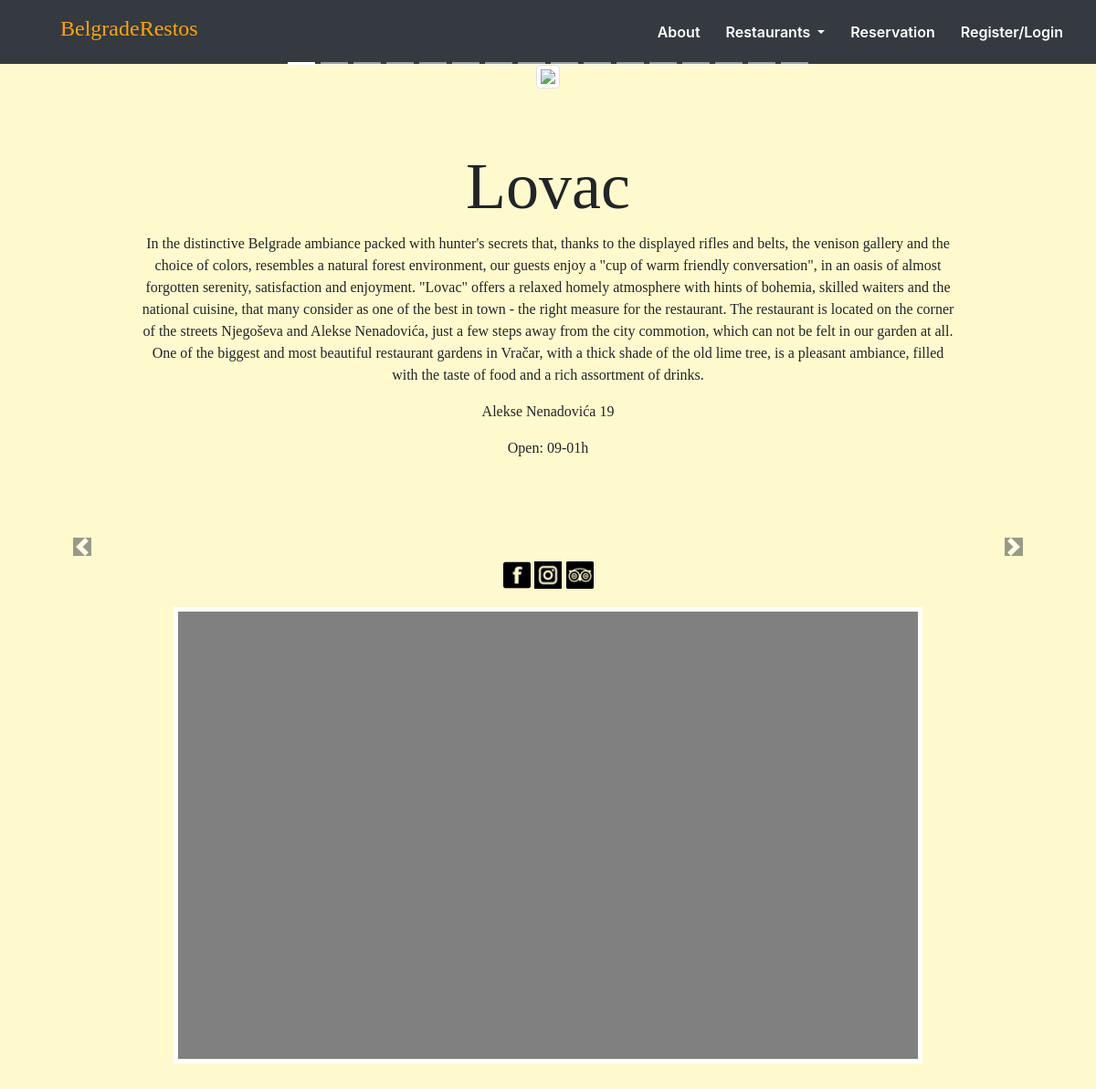
/lovac.php, run on the app's committed database.
### tables this page shows
CREATE TABLE `restorani` (
  `id` bigint(20) NOT NULL,
  `Name` varchar(255) NOT NULL,
  `Address` varchar(100) NOT NULL,
  `ContactInfo` varchar(255) NOT NULL,
  `About` varchar(1500) NOT NULL,
  `WorkingHours` text NOT NULL
);

### lovac.php (the view, shortened to what this page needs)
<!DOCTYPE html>
<html>
<head>
<?php
	include_once 'metatags.php';
	?>
</head>
<body id="lovac">
	<?php
		include 'components/navbar.php';
	?>
	<?php
	include_once 'navbar.php';
	?>
		<div class="container">
			<div id="photosLovac" class="carousel slide d-none d-sm-block text-center" data-ride="carousel">
				<ul class="carousel-indicators">
					<li data-target="#photosLovac" data-slide-to="0" class="active"></li>
					<li data-target="#photosLovac" data-slide-to="1"></li>
					<li data-target="#photosLovac" data-slide-to="2"></li>
					<li data-target="#photosLovac" data-slide-to="3"></li>
					<li data-target="#photosLovac" data-slide-to="4"></li>
					<li data-target="#photosLovac" data-slide-to="5"></li>
					<li data-target="#photosLovac" data-slide-to="6"></li>
					<li data-target="#photosLovac" data-slide-to="7"></li>
					<li data-target="#photosLovac" data-slide-to="8"></li>
					<li data-target="#photosLovac" data-slide-to="9"></li>
					<li data-target="#photosLovac" data-slide-to="10"></li>
					<li data-target="#photosLovac" data-slide-to="11"></li>
					<li data-target="#photosLovac" data-slide-to="12"></li>
					<li data-target="#photosLovac" data-slide-to="13"></li>
					<li data-target="#photosLovac" data-slide-to="14"></li>
					<li data-target="#photosLovac" data-slide-to="15"></li>
				</ul>
				<div class="carousel-inner">
					<div class="carousel-item active">
						<img class="img-thumbnail" src=".\photos\Lovac\lovac1.jpg">
					</div>
				</div>
			</div>
			<a class="carousel-control-prev" href="#photosLovac" data-slide="prev">
				<p class="carousel-control-prev-icon bg-dark"></p>
			</a>
			<a class="carousel-control-next" href="#photosLovac" data-slide="next">
				<p class="carousel-control-next-icon bg-dark"></p>
			</a>
		</div>
		<div id="infoRestaurants">
        <?php
                $connection = mysqli_connect('localhost', 'root', '', 'dbzavrsniprojekat');
                if (mysqli_connect_errno()) {
                    echo 'There is problem with connection: '. mysqli_connect_errno();
                } else {
                    $query = 'SELECT * FROM restorani WHERE Name = "Lovac"';
                    $result = mysqli_query($connection, $query);
                    if($result == false) {
                        echo '<div class="jumbotron">';
                        echo 'Error with the query: '.mysqli_error($connection);
                        echo '</div>';
                    } else {
                        $number_of_restorani = mysqli_num_rows($result);
                        for ($i = 0; $i < $number_of_restorani; $i++) {
                            $restoran = mysqli_fetch_assoc($result);
                            echo'<div class="jumbotron text-center" style="background:transparent !important">';
                            echo '<h3 class="display-3">' . $restoran["Name"] . '</h3>';
                            echo '<p>' . $restoran["About"] . '</p>';
                            echo '<p>' . $restoran["Address"] . '</p>';
                            echo '<p>' . $restoran["WorkingHours"] . '</p>';
                            echo '</div>';
                            }
                        }
                }
                ?>
            </div>
            <div id="socialnetlinks">
			<a href="https://www.facebook.com/LovacRestoran/" target="_blank"><img class="icons" src=".\.\photos\ambar\icon.png" alt="fbicon"></a>
			<a href="https://www.instagram.com/explore/locations/215258190/restoran-lovac-beograd/?hl=hr" target="_blank"><img class="icons" src=".\.\photos\ambar\instagram.png" alt="insticon"></a>
			<a href="https://www.tripadvisor.com/Restaurant_Review-g294472-d3332825-Reviews-Restoran_Lovac-Belgrade.html" target="_blank"><img class="icons" src=".\.\photos\ambar\tripadvisor-logotype.png" alt="tripadicon"></a>
		</div>
		<div class="row">
			<div id="map" class="col-8 offset-2 mt-0 mb-5">
 </div>
	</div>
</body>
</html>

### style.css (style rules this page uses)
body { background-color: lemonchiffon !important; width:100%; height:100%; }
#lovac { background-image: url(././photos/Lovac/182115-OWONVK-687.jpg); background-size: 100%; text-align: center; }
#infoRestaurants { font-family: "My Custom Font"; }
#map { width: 60%; height: 500px; background-color: grey; border: 5px white solid; }
.icons { height: 30px; width: 30px; }
#socialnetlinks { text-align: center; margin-bottom: 20px; }
.jumbotron { width: 80%; margin: auto; }

### data on the page
restorani: Name "Lovac", About "In the distinctive Belgrade ambiance packed with hunter's secrets that, thanks to the displayed rifles and belts, the venison gallery and the choice of colors, resembles a natural forest environment, our guests enjoy a \"cup of warm friendly conversation\", in an oasis of almost forgotten serenity, satisfaction and enjoyment. \"Lovac\" offers a relaxed homely atmosphere with hints of bohemia, skilled waiters and the national cuisine, that many consider as one of the best in town - the right measure for the restaurant. The restaurant is located on the corner of the streets Njegoševa and Alekse Nenadovića, just a few steps away from the city commotion, which can not be felt in our garden at all.…", Address "Alekse Nenadovića 19", WorkingHours "Open: 09-01h"
